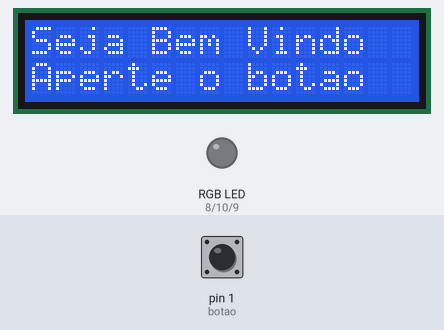
A sketch run on a simulated Arduino Uno, built with avr-gcc and run on an emulated ATmega328P. Shown: 16×2 character LCD, an RGB LED mixed from three pins (HIGH = lit). Inputs (shaded band) come from the test bench; at power-on: pin 1 (botao) LOW.

Above: at 1.2 s.
1.3 s: pin 1 (botao) pulled HIGH for 0.15 s
At 2.5 s:
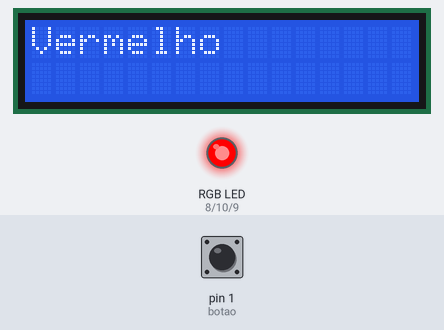
2.9 s: pin 1 (botao) pulled HIGH for 1 s
At 4.9 s:
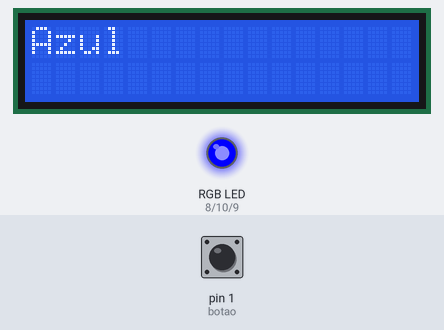
5.4 s: pin 1 (botao) pulled HIGH for 0.15 s
At 6.7 s:
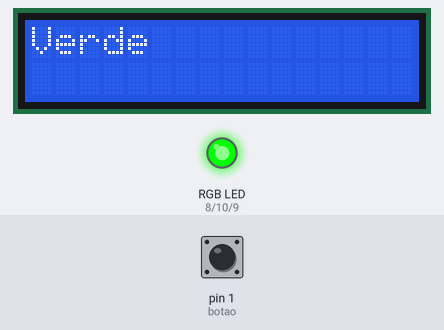
7.0 s: pin 1 (botao) pulled HIGH for 3.2 s
At 11.0 s:
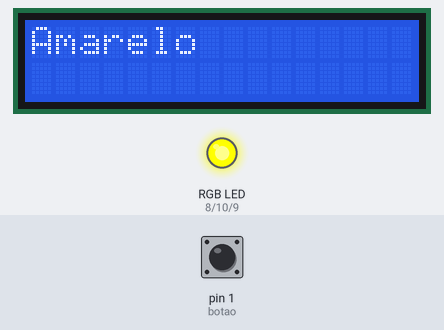
11.7 s: pin 1 (botao) pulled HIGH for 0.15 s
At 12.8 s:
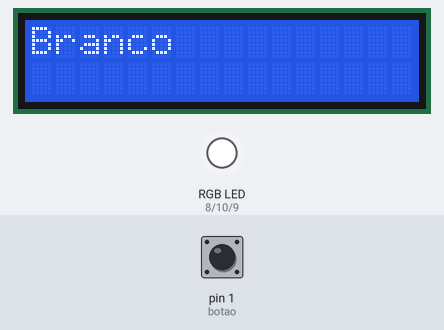
13.3 s: pin 1 (botao) pulled HIGH for 1 s
At 15.3 s:
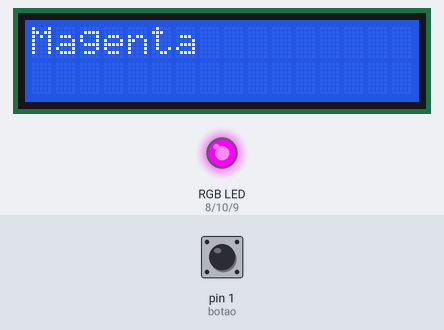
Timing chart, 0 to 16.8 s (numbered marks = the images above; inputs shaded):
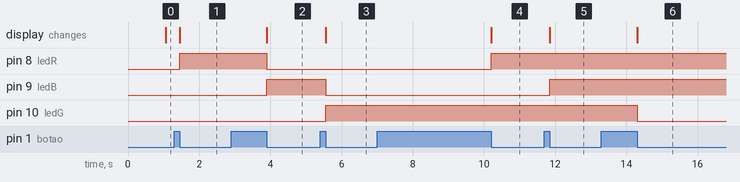

Measured:
- after the input at 1.3 s, pin 8 (ledR): LOW → HIGH after 0.15 s; the display: changes after 0.15 s (image 1)
- after the input at 2.9 s, pin 8 (ledR): HIGH → LOW after 1.0 s; pin 9 (ledB): LOW → HIGH after 1.0 s; the display: changes after 1.0 s (image 2)
- after the input at 5.4 s, pin 9 (ledB): HIGH → LOW after 0.15 s; pin 10 (ledG): LOW → HIGH after 0.15 s; the display: changes after 0.15 s (image 3)
- after the input at 7.0 s, pin 8 (ledR): LOW → HIGH after 3.2 s; the display: changes after 3.2 s (image 4)
- after the input at 11.7 s, pin 9 (ledB): LOW → HIGH after 0.15 s; the display: changes after 0.15 s (image 5)
- after the input at 13.3 s, pin 10 (ledG): HIGH → LOW after 1.0 s; the display: changes after 1.0 s (image 6)

The sketch:

Rgb-Botao-Display.ino
```cpp
#include <LiquidCrystal.h>

// Ligações do Arduino
const int rs = 12, en = 11, d4 = 5, d5 = 4, d6 = 3, d7 = 2;
LiquidCrystal lcd(rs, en, d4, d5, d6, d7);

#define ledR 8
#define ledB 9
#define ledG 10
#define maximo 7
#define botao 1

int btnclicado = 0;
int btnliberado = 0;
int ciclo = 0;

void vermelho() {
  digitalWrite(ledR, 1);
  digitalWrite(ledB, 0);
  digitalWrite(ledG, 0);
}

void azul() {
  digitalWrite(ledR, 0);
  digitalWrite(ledB, 1);
  digitalWrite(ledG, 0);
}

void verde() {
  digitalWrite(ledR, 0);
  digitalWrite(ledB, 0);
  digitalWrite(ledG, 1);
}

void amarelo() {
  digitalWrite(ledR, 1);
  digitalWrite(ledB, 0);
  digitalWrite(ledG, 1);
}

void branco() {
  digitalWrite(ledR, 1);
  digitalWrite(ledB, 1);
  digitalWrite(ledG, 1);
}

void magenta() {
  digitalWrite(ledR, 1);
  digitalWrite(ledB, 1);
  digitalWrite(ledG, 0);
}

void ciano() {
  digitalWrite(ledR, 0);
  digitalWrite(ledB, 1);
  digitalWrite(ledG, 1);
}


int nomeDisplay(int x) {
  switch (x) {
    case 0:
      lcd.clear();
      lcd.setCursor(0, 0);
      lcd.print("Vermelho");
      break;
    case 1:
      // Código a ser executado se a expressão for igual a valor2
      lcd.clear();
      lcd.setCursor(0, 0);
      lcd.print("Azul");
      break;
    case 2:
      lcd.clear();
      lcd.setCursor(0, 0);
      lcd.print("Verde");
      break;
    case 3:
      lcd.clear();
      lcd.setCursor(0, 0);
      lcd.print("Amarelo");
      break;
    case 4:
      lcd.clear();
      lcd.setCursor(0, 0);
      lcd.print("Branco");
      break;
    case 5:
      lcd.clear();
      lcd.setCursor(0, 0);
      lcd.print("Magenta");
      break;
    case 6:
      lcd.clear();
      lcd.setCursor(0, 0);
      lcd.print("Ciano");
      break;
    default:
      lcd.clear();
      lcd.setCursor(0, 0);
      lcd.print("Aperte o Botão");
      break;
  }
}


void trocaLed() {
  if (ciclo == 0) {
    vermelho();
    nomeDisplay(ciclo);
  } else if (ciclo == 1) {
    azul();
    nomeDisplay(ciclo);
  } else if (ciclo == 2) {
    verde();
    nomeDisplay(ciclo);
  } else if (ciclo == 3) {
    amarelo();
    nomeDisplay(ciclo);

  } else if (ciclo == 4) {
    branco();
    nomeDisplay(ciclo);

  } else if (ciclo == 5) {
    magenta();
    nomeDisplay(ciclo);

  } else if (ciclo == 6) {
    ciano();
    nomeDisplay(ciclo);
  }

  ciclo++;
  if (ciclo > maximo - 1) {
    ciclo = 0;
  }
}

void checabtn() {
  if (digitalRead(botao) == HIGH) {
    btnclicado = 1;
    btnliberado = 0;
  } else {
    btnliberado = 1;
  }
  if ((btnclicado == 1 and btnliberado == 1)) {
    btnclicado = 0;
    btnliberado = 0;
    trocaLed();
  }
}

void setup() {

  lcd.begin(16, 2);  // Aqui informo que são 16 caracteres e 2 linhas

  pinMode(ledR, OUTPUT);
  pinMode(ledB, OUTPUT);
  pinMode(ledG, OUTPUT);
  pinMode(botao, INPUT);
}

void loop() {
  static bool mensagemExibida = false;  // Variável para garantir que a mensagem inicial só aparece uma vez

  if (!mensagemExibida) {
    lcd.setCursor(0, 0);
    lcd.print("Seja Bem Vindo");
    delay(1000);
    lcd.setCursor(0, 1);
    lcd.print("Aperte o botao");
    mensagemExibida = true; // Marca que a mensagem foi exibida
  }

  checabtn();  // Função que verifica o botão e exibe a cor
}
```
